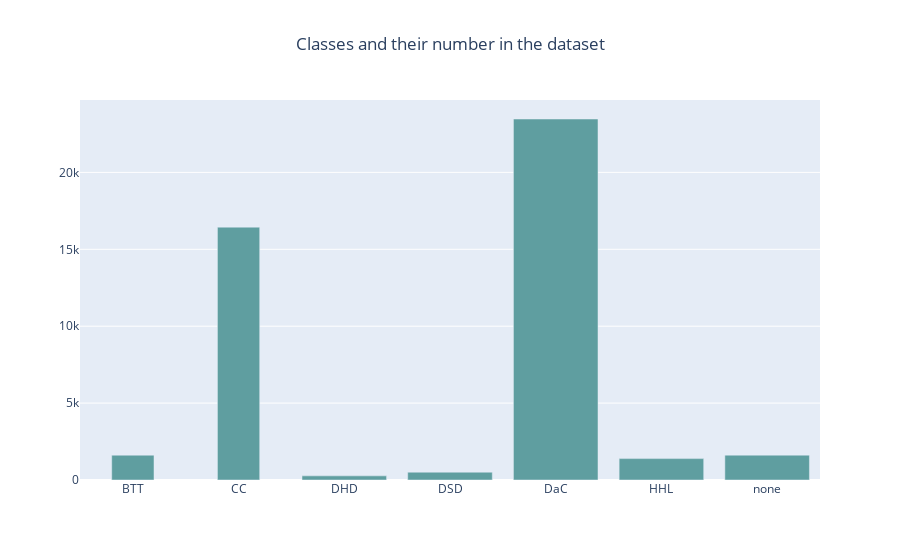

The notebook cell this image was saved under:
### Code cell
groups = data_Clean.groupby(by=Label).count()[A]
fig = go.Figure()
fig.add_trace(go.Bar(
    x=groups.index,
    y=groups,
    marker_color='cadetblue',
    width=[0.4, 0.4]))
fig.update_layout(title='Classes and their number in the dataset', title_x=0.5)

### Figure 1 — Plotly figure (JSON) as saved in the notebook; plotly's stock layout.template omitted (floating-point values rounded to 4 significant figures)
{"data": [{"marker": {"color": "cadetblue"}, "type": "bar", "width": [0.4, 0.4], "x": ["BTT", "CC", "DHD", "DSD", "DaC", "HHL", "none"], "y": [1615, 16441, 269, 509, 23472, 1390, 1617]}], "layout": {"title": {"text": "Classes and their number in the dataset", "x": 0.5}}}
